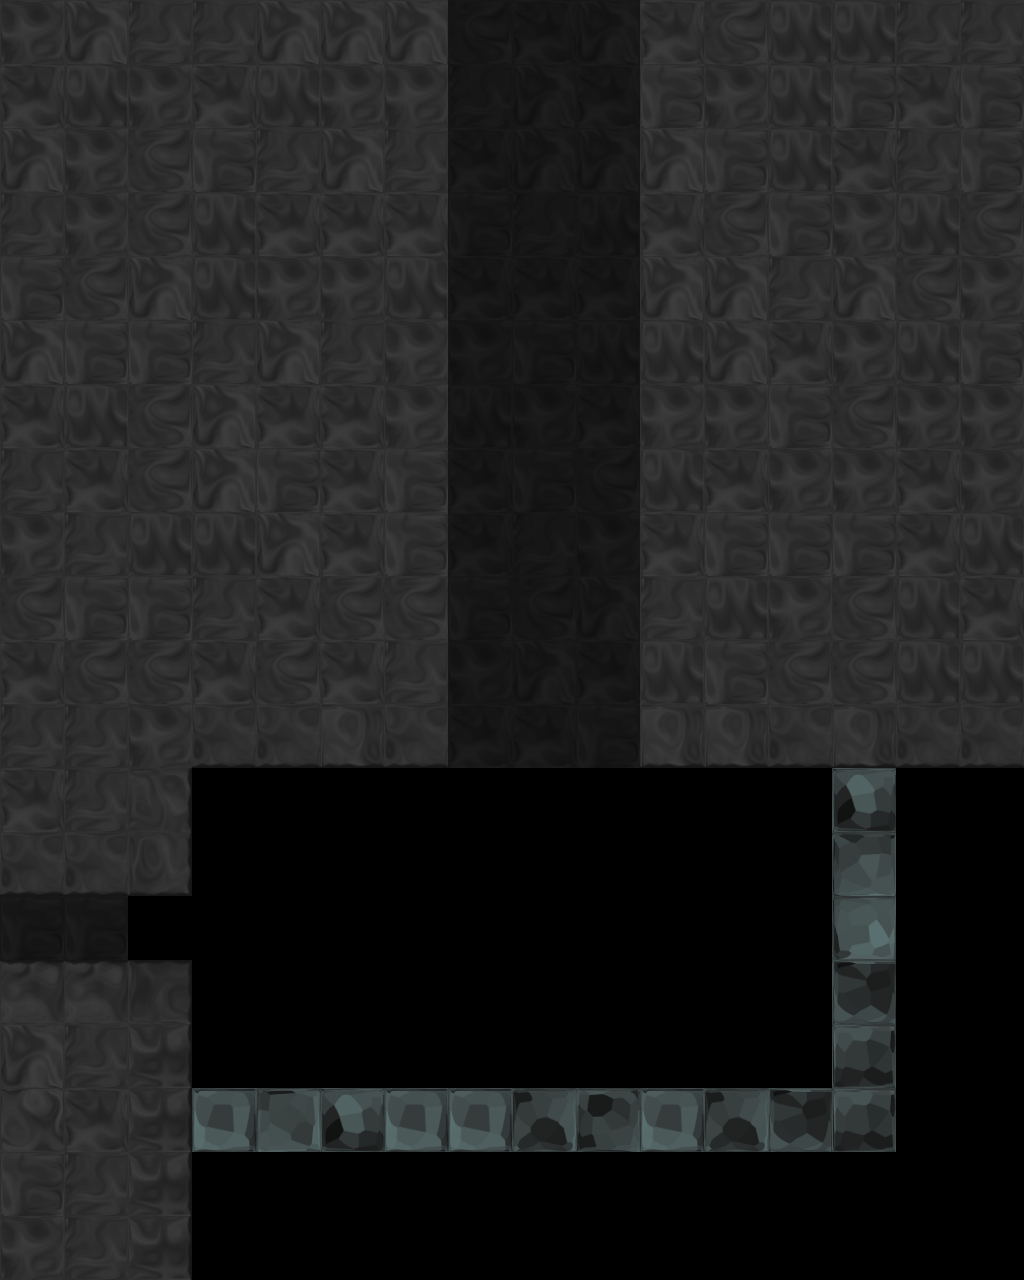

Below is a game level as drawn by its tile map, then a one-line description and the .tmx file that defines it, in full:
An orthogonal 16x20 tile map with 64x64 px tiles, 2 tile layers (backTile, tile), 4 tilesets and 8 objects (6x EyebotRed, 2x Exit).

<map version="1.0" orientation="orthogonal" width="16" height="20" tilewidth="64" tileheight="64">
 <properties>
  <property name="bg" value="bg2" />
  <property name="bgParallaxX" value=".6" />
  <property name="bgParallaxY" value=".6" />
  <property name="music" value="level_blue" />
 </properties>
 <tileset firstgid="1" source="tiles/black_tiles.tsx" />
 <tileset firstgid="50" source="tiles/glass_tiles.tsx" />
 <tileset firstgid="99" name="black_indestructable" tilewidth="64" tileheight="64">
  <properties>
   <property name="allColor" value="0" />
   <property name="allType" value="4" />
  </properties>
  <image source="tiles/black_indestructable.png" width="320" height="640" />
 </tileset>
 <tileset firstgid="149" source="tiles/sand_tiles.tsx" />
 <layer name="backTile" width="16" height="20" opacity="0.48">
  <data encoding="csv">
0,0,0,0,0,0,0,113,101,99,0,0,0,0,0,0,
0,0,0,0,0,0,0,108,99,101,0,0,0,0,0,0,
0,0,0,0,0,0,0,101,99,99,0,0,0,0,0,0,
0,0,0,0,0,0,0,100,108,102,0,0,0,0,0,0,
0,0,0,0,0,0,0,101,101,101,0,0,0,0,0,0,
0,0,0,0,0,0,0,103,100,102,0,0,0,0,0,0,
0,0,0,0,0,0,0,102,103,101,0,0,0,0,0,0,
0,0,0,0,0,0,0,101,100,113,0,0,0,0,0,0,
0,0,0,0,0,0,0,101,143,103,0,0,0,0,0,0,
0,0,0,0,0,0,0,100,148,99,0,0,0,0,0,0,
0,0,0,0,0,0,0,103,99,101,0,0,0,0,0,0,
0,0,0,0,0,0,0,101,101,100,0,0,0,0,0,0,
0,0,0,0,0,0,0,0,0,0,0,0,0,0,0,0,
0,0,0,0,0,0,0,0,0,0,0,0,0,0,0,0,
100,100,0,0,0,0,0,0,0,0,0,0,0,0,0,0,
0,0,0,0,0,0,0,0,0,0,0,0,0,0,0,0,
0,0,0,0,0,0,0,0,0,0,0,0,0,0,0,0,
0,0,0,0,0,0,0,0,0,0,0,0,0,0,0,0,
0,0,0,0,0,0,0,0,0,0,0,0,0,0,0,0,
0,0,0,0,0,0,0,0,0,0,0,0,0,0,0,0
</data>
 </layer>
 <objectgroup name="obj" width="16" height="20">
  <object type="EyebotRed" x="288" y="1180" width="64" height="64">
   <ellipse />
  </object>
  <object type="EyebotRed" x="506" y="1180" width="64" height="64">
   <ellipse />
  </object>
  <object type="EyebotRed" x="930" y="1180" width="64" height="64">
   <ellipse />
  </object>
  <object type="EyebotRed" x="928" y="994" width="64" height="64">
   <ellipse />
  </object>
  <object type="EyebotRed" x="930" y="796" width="64" height="64">
   <ellipse />
  </object>
  <object type="EyebotRed" x="704" y="1184" width="64" height="64">
   <ellipse />
  </object>
 </objectgroup>
 <layer name="tile" width="16" height="20">
  <data encoding="csv">
103,99,108,108,99,99,99,0,0,0,136,113,102,102,108,108,
101,102,103,101,102,103,103,0,0,0,100,103,102,100,101,100,
99,103,113,100,108,99,108,0,0,0,99,100,102,101,108,100,
108,103,113,102,101,101,101,0,0,0,101,113,100,103,102,113,
100,113,99,102,138,138,102,0,0,0,134,99,143,99,113,103,
99,135,100,108,99,143,103,0,0,0,137,99,101,103,102,100,
101,102,113,99,101,101,103,0,0,0,103,103,100,113,103,103,
108,101,113,99,100,101,100,0,0,0,102,136,103,103,101,103,
103,108,102,102,99,101,100,0,0,0,101,100,100,100,101,137,
113,100,100,108,101,113,113,0,0,0,108,102,138,148,102,101,
101,113,113,101,113,101,108,0,0,0,102,100,113,113,102,102,
108,108,103,121,121,126,121,0,0,0,126,126,121,126,121,121,
101,143,117,0,0,0,0,0,0,0,0,0,0,52,0,0,
121,121,127,0,0,0,0,0,0,0,0,0,0,55,0,0,
0,0,0,0,0,0,0,0,0,0,0,0,0,62,0,0,
111,111,112,0,0,0,0,0,0,0,0,0,0,59,0,0,
134,143,118,0,0,0,0,0,0,0,0,0,0,53,0,0,
139,136,118,50,56,52,50,50,61,54,50,61,59,53,0,0,
135,143,118,0,0,0,0,0,0,0,0,0,0,0,0,0,
138,143,118,0,0,0,0,0,0,0,0,0,0,0,0,0
</data>
 </layer>
 <objectgroup name="front" width="16" height="20">
  <object type="Exit" x="0" y="896" width="64" height="64">
   <properties>
    <property name="mapTo" value="trapped2" />
   </properties>
  </object>
  <object type="Exit" x="448" y="0" width="192" height="64">
   <properties>
    <property name="mapTo" value="firstMovingLasers" />
   </properties>
  </object>
 </objectgroup>
</map>
